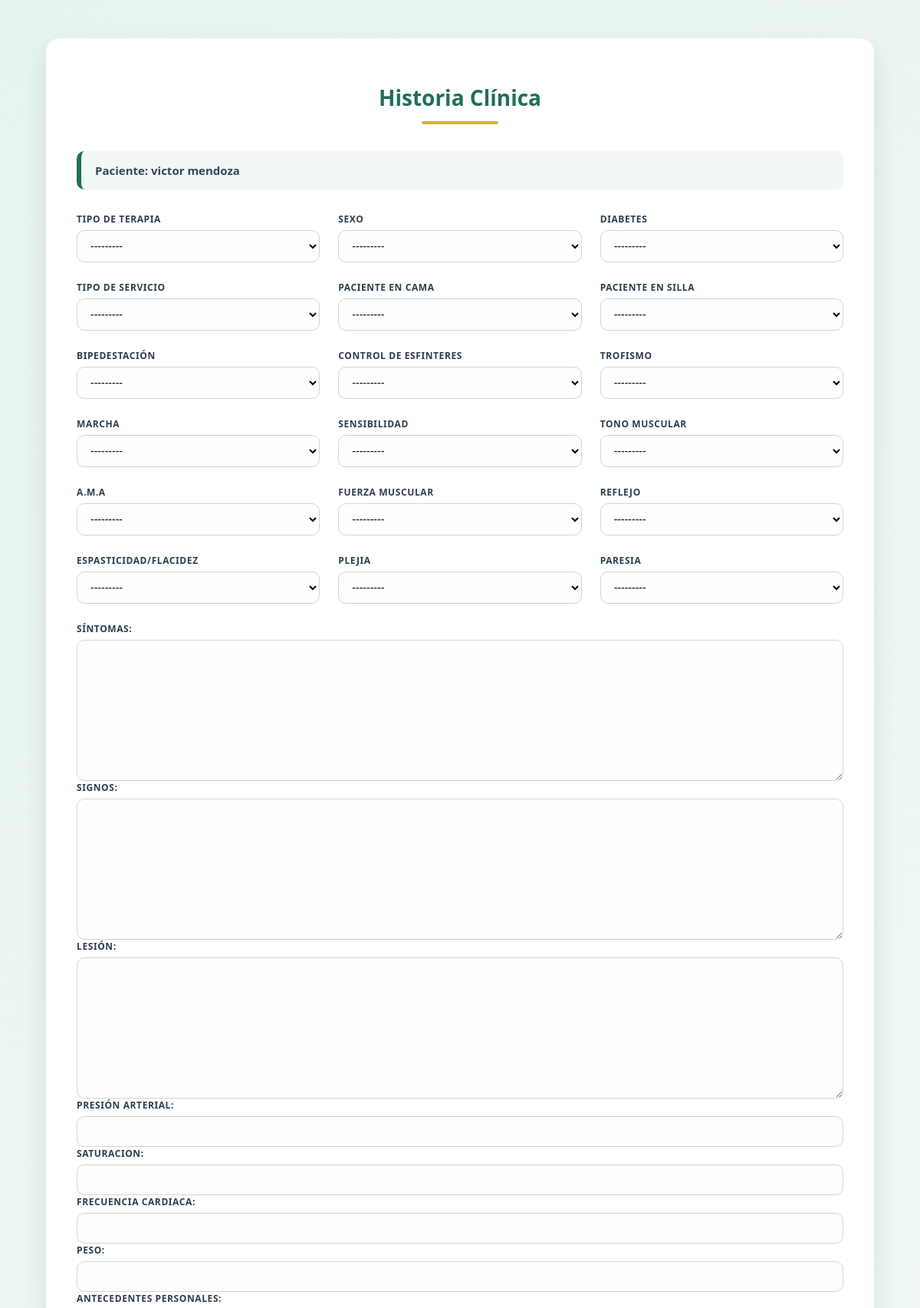
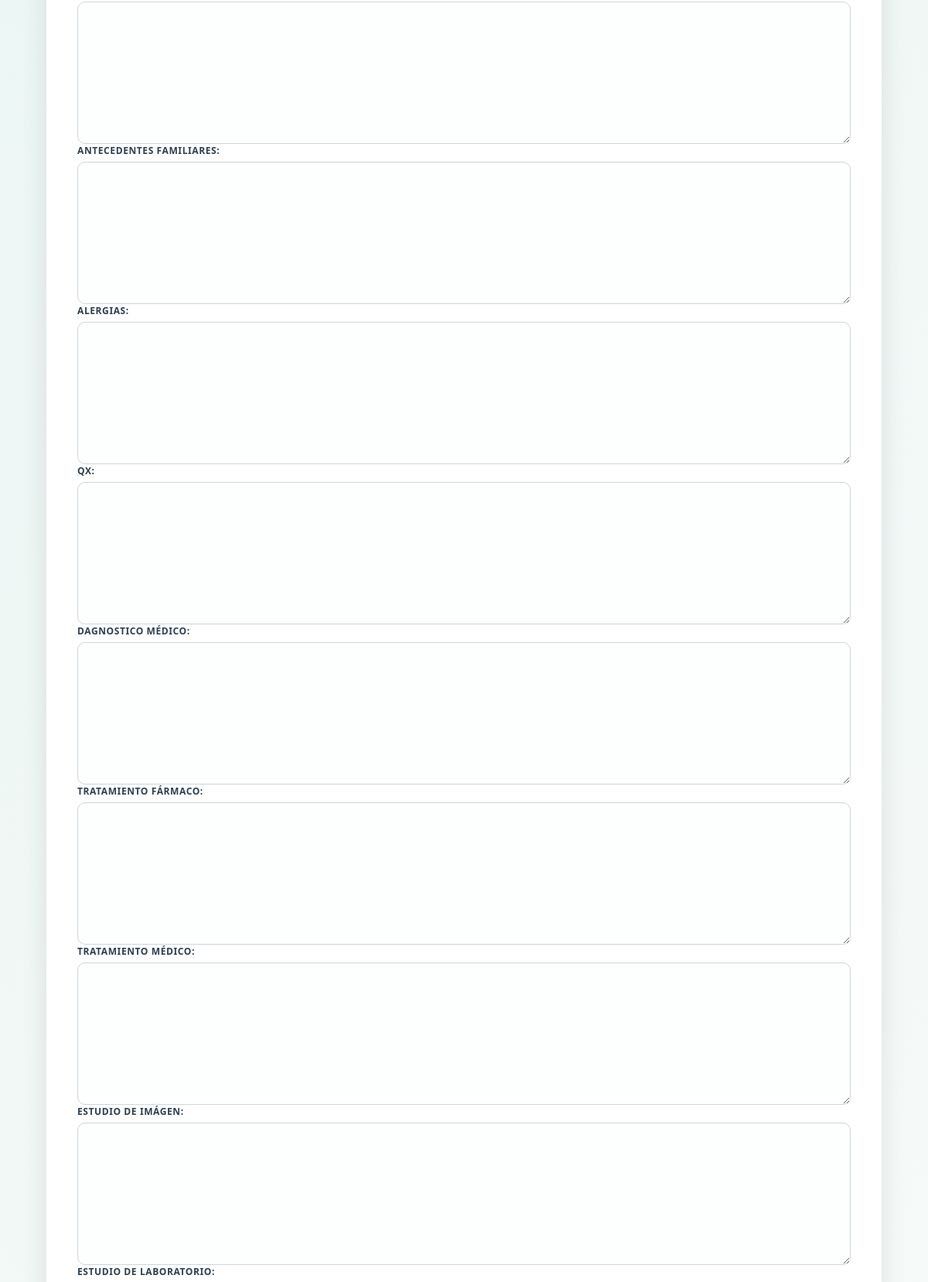
/historia/13/ (signed in, upper part), run on the app's committed database (2 pictures, top to bottom).
### core/models.py (models this page shows, shortened)
class Paciente(models.Model):
    medico = models.ForeignKey(
        User,
        on_delete=models.CASCADE,
        related_name='pacientes'
    )
    nombres = models.CharField(max_length=100)
    apellidos = models.CharField(max_length=100)
    cedula = models.CharField(max_length=20)
    telefono = models.CharField(max_length=20)
    direccion = models.CharField(max_length=200)
    fecha_creacion = models.DateTimeField(auto_now_add=True)

class HistoriaClinica(models.Model):
    paciente = models.OneToOneField(Paciente, on_delete=models.CASCADE)
    TIPO_TERAPIA_CHOICES = [
        ('pediatria', 'Pediatría'),
        ('traumatologia', 'Traumatología'),
        ('neurologia', 'Neurología'),
        ('geriatria', 'Geriatría'),
        ('deportiva', 'Deportiva'),
    ]
    SEXO_CHOICES = [
        ('MASCULINO', 'MASCULINO'),
        ('FEMENINO', 'FEMENINO'),
        ]
    DIABETES_CHOICES = [
        ('SI', 'SI'),
        ('NO', 'NO'),
        ]
    TIPO_SERVICIO_CHOICES = [
        ('DOMICILIO', 'DOMICILIO'),
        ('CONSULTORIO', 'CONSULTORIO'),
        ]
    PACIENTE_CAMA_CHOICES = [
        ('SI', 'SI'),
        ('NO', 'NO'),
        ]
    PACIENTE_SILLA_CHOICES = [
        ('SI', 'SI'),
        ('NO', 'NO'),
        ]
    BIPEDESTACION_CHOICES = [
        ('SI CON APOYO', 'SI CON APOYO'),
        ('SI SIN APOYO', 'SI SIN APOYO'),
        ('NO', 'NO'),
        ]
    CONTROL_CHOICES = [
        ('SI', 'SI'),
        ('NO', 'NO'),
        ]
    TROFISMO_CHOICES = [
        ('NORMAL', 'NORMAL'),
        ('HIPOTROFISMO', 'HIPOTROFISMO'),
        ('HIPERTROFISMO', 'HIPERTROFISMO'),
        ]
    MARCHA_CHOICES = [
        ('INDEPENDIENTE', 'INDEPENDIENTE'),
        ('MULETA', 'MULETA'),
        ('ANDADOR', 'ANDADOR'),
        ('BASTÓN', 'BASTÓN'),
        ('OTRO', 'OTRO'),
        ('NO', 'NO'),
        ]
    SENSIBILIDAD_CHOICES = [
        ('PRESENTE', 'PRESENTE'),
        ('AUSENTE', 'AUSENTE'),
        ]
    TONO_MUSCULAR_CHOICES = [
        ('NORMOTONO', 'NORMOTONO'),
        ('HIPERTÓNICO', 'HIPERTÓNICO'),
        ('HIPOTÓNICO', 'HIPOTÓNICO'),
        ]
    AMA_CHOICES = [
        ('CODO', 'CODO'),
        ('RODILLA', 'RODILLA'),
        ('HOMBRO', 'HOMBRO'),
        ('TOBILLO', 'TOBILLO'),
        ('CADERA', 'CADERA'),
        ('MUÑECA', 'MUÑECA'),
        ('METACARPO FALANGICAS', 'METACARPO FALANGICAS'),
        ('FALANGE MEDIA', 'FALANGE MEDIA'),
        ('FALANGE DISTAL', 'FALANGE DISTAL'),
        ('MATATARSOFALANGICAS', 'MATATARSOFALANGICAS'),
        ('CERVICAL', 'CERVICAL'),
        ]
    FUERZA_CHOICES = [
        ('UNO', 'UNO'),
        ('DOS', 'DOS'),
        ('TRES', 'TRES'),
        ('CUATRO', 'CUATRO'),
        ('CINCO', 'CINCO'),
        ]
    REFLEJO_CHOICES = [
        ('AUSENTE', 'AUSENTE'),
        ('PRESENTE', 'PRESENTE'),
        ]
    EF_CHOICES = [
        ('ESPASTICIDAD', 'ESPASTICIDAD'),
        ('FLACIDEZ', 'FLACIDEZ'),
        ]
    PLEJIA_CHOICES = [
        ('CUADRIPLEJIA', 'CUADRIPLEJIA'),
        ('TETRAPLEJIA', 'TETRAPLEJIA'),
        ('MONOPLEJIA', 'MONOPLEJIA'),
        ('HOMOPLEJIA', 'HOMOPLEJIA'),
        ('PARAPLEJIA', 'PARAPLEJIA'),
        ('TRIPLEJIA', 'TRIPLEJIA'),
        ('DIPLEJIA', 'DIPLEJIA'),
        ('NO', 'NO'),
        ]
    PARESIA_CHOICES = [
        ('CUADRIPERESIA', 'CUADRIPERESIA'),
        ('TETRAPARESIA', 'TETRAPARESIA'),
        ('HEMIPARESIA', 'HEMIPARESIA'),
        ('MONOPARESIA', 'MONOPARESIA'),
        ('PARAPARESIA', 'PARAPARESIA'),
        ('TRIPARESIA', 'TRIPARESIA'),
        ('DIPARESIA', 'DIPARESIA'),
        ('NO', 'NO'),
        ]
    tipo_terapia = models.CharField(max_length=20, choices=TIPO_TERAPIA_CHOICES, blank=True, null=True)
    sexo = models.CharField(max_length=20, choices=SEXO_CHOICES, blank=True, null=True)
    diabetes = models.CharField(max_length=20, choices=DIABETES_CHOICES, blank=True, null=True)
    tipo_servicio= models.CharField(max_length=20, choices=TIPO_SERVICIO_CHOICES, blank=True, null=True)
    paciente_cama = models.CharField(max_length=20, choices=PACIENTE_CAMA_CHOICES, blank=True, null=True)
    paciente_silla = models.CharField(max_length=20, choices=PACIENTE_SILLA_CHOICES, blank=True, null=True)
    bipedestacion = models.CharField(max_length=20, choices=BIPEDESTACION_CHOICES, blank=True, null=True)
    control = models.CharField(max_length=20, choices=CONTROL_CHOICES, blank=True, null=True)
    trofismo = models.CharField(max_length=20, choices=TROFISMO_CHOICES, blank=True, null=True)
    marcha = models.CharField(max_length=20, choices=MARCHA_CHOICES, blank=True, null=True)
    sensibilidad = models.CharField(max_length=20, choices=SENSIBILIDAD_CHOICES, blank=True, null=True)
    tono_muscular = models.CharField(max_length=20, choices=TONO_MUSCULAR_CHOICES, blank=True, null=True)
    ama = models.CharField(max_length=20, choices=AMA_CHOICES, blank=True, null=True)
    fuerza_muscular = models.CharField(max_length=20, choices=FUERZA_CHOICES, blank=True, null=True)
    reflejo = models.CharField(max_length=20, choices=REFLEJO_CHOICES, blank=True, null=True)
    ef = models.CharField(max_length=20, choices=EF_CHOICES, blank=True, null=True)
    plejia = models.CharField(max_length=20, choices=PLEJIA_CHOICES, blank=True, null=True)
    paresia = models.CharField(max_length=20, choices=PARESIA_CHOICES, blank=True, null=True)
    sintomas = models.TextField(null=True, blank=True)
    signos = models.TextField(null=True, blank=True)
    lesion = models.TextField(null=True, blank=True)
    ap= models.TextField(null=True, blank=True)
    af= models.TextField(null=True, blank=True)
    dm= models.TextField(null=True, blank=True)
    ei= models.TextField(null=True, blank=True)
    el= models.TextField(null=True, blank=True)
    qx= models.TextField(null=True, blank=True)
    tm= models.TextField(null=True, blank=True)
    tf= models.TextField(null=True, blank=True)
    alergias= models.TextField(null=True, blank=True)
    saturacion = models.CharField(max_length=100, null=True, blank=True)
    fc = models.CharField(max_length=100, null=True, blank=True)
    peso= models.CharField(max_length=100, null=True, blank=True)
    presion = models.CharField(max_length=100, null=True, blank=True)

### core/views.py (the view)
# urls.py: path('historia/<int:paciente_id>/',historia_clinica, name='historia_clinica'),
@login_required
def historia_clinica(request, paciente_id):
    paciente = Paciente.objects.get(id=paciente_id)
    historia, created = HistoriaClinica.objects.get_or_create(paciente=paciente)
    if request.method == 'POST':
        form = HistoriaClinicaForm(request.POST, instance=historia)
        if form.is_valid():
            form.save()
            return render(request, 'core/historia_clinica.html', {
                'form': form,
                'paciente': paciente,
                'historia': historia
            })
    else:
        form = HistoriaClinicaForm(instance=historia)
    return render(request, 'core/historia_clinica.html', {
        'form': form,
        'paciente': paciente,
        'historia': historia
    })

### core/forms.py
class HistoriaClinicaForm(forms.ModelForm):
    class Meta:
        model = HistoriaClinica
        fields = ['tipo_terapia','sexo','diabetes','tipo_servicio','paciente_cama','paciente_silla','bipedestacion','control','trofismo','marcha','sensibilidad','tono_muscular','ama','tono_muscular','fuerza_muscular','reflejo','ef','paresia','plejia','lesion','signos','presion','sintomas','saturacion','fc','ap','af','alergias','qx','dm','tm','ei','el','peso','tf']

### core/templates/core/historia_clinica.html (shortened to what this page needs)
{% load static %}
<!DOCTYPE html>
<html lang="es">
<head>
    <link rel="stylesheet" href="{% static 'css/historia_clinica.css' %}">
</head>
<body>
<div class="container">
    <h2>Historia Clínica</h2>
    <div class="paciente-info">
        Paciente: {{ paciente.nombres }} {{ paciente.apellidos }}
    </div>
    <form method="POST">
        <div class="form-row">
            <div class="form-group">
                <label>Tipo de terapia</label>
                {{ form.tipo_terapia }}
            </div>
            <div class="form-group">
                <label>Sexo</label>
                {{ form.sexo }}
            </div>
             <div class="form-group">
                <label>Diabetes</label>
                {{ form.diabetes }}
            </div>
            <div class="form-group">
                <label>Tipo de servicio</label>
                {{ form.tipo_servicio }}
            </div>
            <div class="form-group">
                <label>PACIENTE EN CAMA</label>
                {{ form.paciente_cama }}
            </div>
             <div class="form-group">
                <label>PACIENTE EN SILLA</label>
                {{ form.paciente_silla }}
            </div>
            <div class="form-group">
                <label>BIPEDESTACIÓN</label>
                {{ form.bipedestacion}}
            </div>
            <div class="form-group">
                <label>CONTROL DE ESFINTERES</label>
                {{ form.control}}
            </div>
              <div class="form-group">
                <label>TROFISMO</label>
                {{ form.trofismo}}
            </div>
             <div class="form-group">
                <label>MARCHA</label>
                {{ form.marcha}}
            </div>
             <div class="form-group">
                <label>SENSIBILIDAD</label>
                {{ form.sensibilidad}}
            </div>
            <div class="form-group">
                <label>TONO MUSCULAR </label>
                {{ form.tono_muscular}}
            </div>
            <div class="form-group">
                <label>A.M.A </label>
                {{ form.ama}}
            </div>
            <div class="form-group">
                <label>FUERZA MUSCULAR </label>
                {{ form.fuerza_muscular}}
            </div>
            <div class="form-group">
                <label>REFLEJO </label>
                {{ form.reflejo}}
            </div>
            <div class="form-group">
                <label> ESPASTICIDAD/FLACIDEZ </label>
                {{ form.ef}}
            </div>
            <div class="form-group">
                <label> PLEJIA </label>
                {{ form.plejia}}
            </div>
            <div class="form-group">
                <label> PARESIA</label>
                {{ form.paresia}}
            </div>
        </div>
    <div class="form-group">
        <label for="{{ form.sintomas.id_for_label }}">Síntomas:</label>
        {{ form.sintomas }}
    </div>
    <div class="form-group">
        <label for="{{ form.signos.id_for_label }}">Signos:</label>
        {{ form.signos }}
    </div>
    <div class="form-group">
        <label for="{{ form.lesion.id_for_label }}">Lesión:</label>
        {{ form.lesion }}
    </div>
    <div class="form-group">
        <label for="{{ form.presion.id_for_label }}">Presión arterial:</label>
        {{ form.presion }}
    </div>
    <div class="form-group">
        <label for="{{ form.saturacion.id_for_label }}">Saturacion:</label>
        {{ form.saturacion}}
    </div>
    <div class="form-group">
        <label for="{{ form.fc.id_for_label }}">Frecuencia cardiaca:</label>
        {{ form.fc }}
    </div>
     <div class="form-group">
        <label for="{{ form.peso.id_for_label }}">Peso:</label>
        {{ form.peso }}
    </div>
    <div class="form-group">
        <label for="{{ form.ap.id_for_label }}">Antecedentes personales:</label>
        {{ form.ap }}
    </div>
    <div class="form-group">
        <label for="{{ form.af.id_for_label }}">Antecedentes familiares:</label>
        {{ form.af }}
    </div>
    <div class="form-group">
        <label for="{{ form.alergias.id_for_label }}">Alergias:</label>
        {{ form.alergias }}
    </div>
    <div class="form-group">
        <label for="{{ form.qx.id_for_label }}">QX:</label>
        {{ form.qx}}
    </div>
    <div class="form-group">
        <label for="{{ form.dm.id_for_label }}">Dagnostico médico:</label>
        {{ form.dm }}
    </div>
    <div class="form-group">
        <label for="{{ form.tf.id_for_label }}">Tratamiento fármaco:</label>
        {{ form.tf }}
    </div>
    <div class="form-group">
        <label for="{{ form.tm.id_for_label }}">Tratamiento médico:</label>
        {{ form.tm }}
    </div>
    <div class="form-group">
        <label for="{{ form.ei.id_for_label }}">Estudio de imágen:</label>
        {{ form.ei }}
    </div>
    <div class="form-group">
        <label for="{{ form.el.id_for_label }}">Estudio de laboratorio:</label>
    </div>
        </div>
</body>
</html>

### core/static/css/historia_clinica.css (style rules this page uses)
body { font-family: "Segoe UI", Arial, sans-serif; background: linear-gradient(135deg, #e6f4f1, #f7faf9); margin: 0; padding: 0; }
.container { max-width: 1000px; margin: 50px auto; background: white; padding: 35px 40px; border-radius: 18px; box-shadow: 0 15px 35px rgba(0, 0, 0, 0.1); }
h2 { text-align: center; font-size: 28px; font-weight: 600; color: #1f6f5b; margin-bottom: 35px; position: relative; }
h2::after { content: ""; width: 100px; height: 4px; background: #d4af37; display: block; margin: 12px auto 0; border-radius: 3px; }
.paciente-info { display: flex; align-items: center; gap: 10px; background: #f0f7f5; border-left: 6px solid #1f6f5b; padding: 15px 18px; border-radius: 10px; margin-bottom: 30px; font-size: 15px; font-weight: 600; color: #34495e; }
.form-row { display: grid; grid-template-columns: repeat(auto-fit, minmax(260px, 1fr)); gap: 24px; margin-bottom: 24px; }
.form-group { display: flex; flex-direction: column; }
label { font-size: 12px; font-weight: 700; margin-bottom: 6px; color: #2c3e50; text-transform: uppercase; letter-spacing: 0.6px; }
select, textarea, input { padding: 11px 13px; border-radius: 10px; border: 1.5px solid #ccd6dd; font-size: 14px; transition: all 0.25s ease; background: #fdfefe; }
textarea { resize: vertical; min-height: 110px; }

### data on the page
Paciente: nombres "victor", apellidos "mendoza"
HistoriaClinica: tipo_terapia "---------", sexo "---------", diabetes "---------", tipo_servicio "---------", paciente_cama "---------", paciente_silla "---------", bipedestacion "---------", control "---------", trofismo "---------", marcha "---------", sensibilidad "---------", tono_muscular "---------", ama "---------", fuerza_muscular "---------", reflejo "---------", ef "---------", plejia "---------", paresia "---------"
